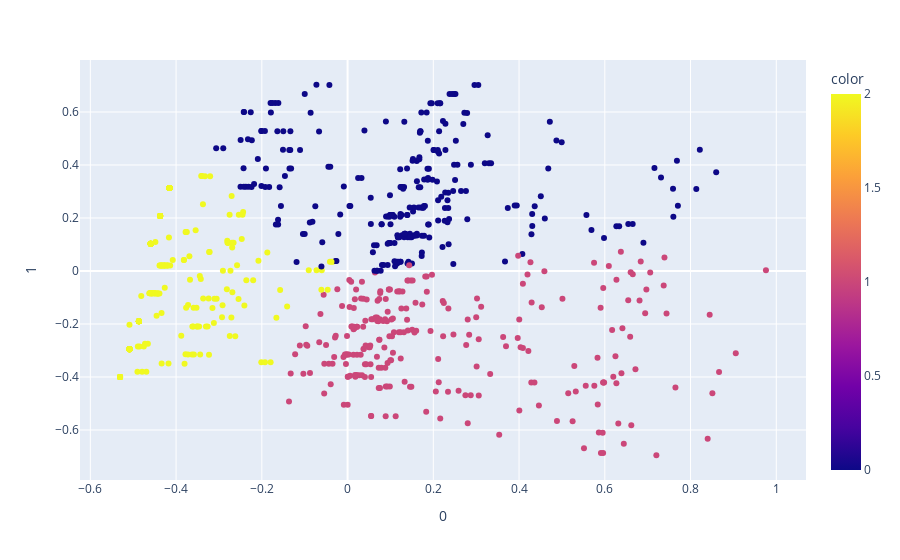

Notebook code cell kept with this figure:
### Markdown cell above
## Final Version

### Code cell
z = cust_data[['income', 'age', 'years_with_bank', 'nbr_children','marital_status']]

q = MinMaxScaler().fit_transform(z)
columns = z.columns
df = pd.DataFrame(q, columns=columns)

km = KMeans(n_clusters=3,
            n_init=30)
pca = PCA(n_components=3)
comp = pca.fit_transform(df)
y1km = km.fit_predict(comp)




fig100 = px.scatter(comp, x=0, y=1, color=y1km)
fig100.show()

### Figure 1 — Plotly figure (JSON) as saved in the notebook; plotly's stock layout.template omitted (floating-point values rounded to 4 significant figures; data arrays with more than 128 entries replaced by an {"elided": "..."} marker saying what was removed)
{"data": [{"hovertemplate": "0=%{x}<br>1=%{y}<br>color=%{marker.color}<extra></extra>", "legendgroup": "", "marker": {"color": {"elided": "747 int values"}, "coloraxis": "coloraxis", "symbol": "circle"}, "mode": "markers", "name": "", "orientation": "v", "showlegend": false, "type": "scatter", "x": {"elided": "747 float values"}, "xaxis": "x", "y": {"elided": "747 float values"}, "yaxis": "y"}], "layout": {"autosize": true, "coloraxis": {"colorbar": {"title": {"text": "color"}}, "colorscale": [[0, "#0d0887"], [0.1111, "#46039f"], [0.2222, "#7201a8"], [0.3333, "#9c179e"], [0.4444, "#bd3786"], [0.5556, "#d8576b"], [0.6667, "#ed7953"], [0.7778, "#fb9f3a"], [0.8889, "#fdca26"], [1, "#f0f921"]]}, "legend": {"tracegroupgap": 0}, "margin": {"t": 60}, "xaxis": {"anchor": "y", "autorange": true, "domain": [0, 1], "range": [-0.6209, 1.066], "title": {"text": "0"}, "type": "linear"}, "yaxis": {"anchor": "x", "autorange": true, "domain": [0, 1], "range": [-0.7944, 0.802], "title": {"text": "1"}, "type": "linear"}}}
